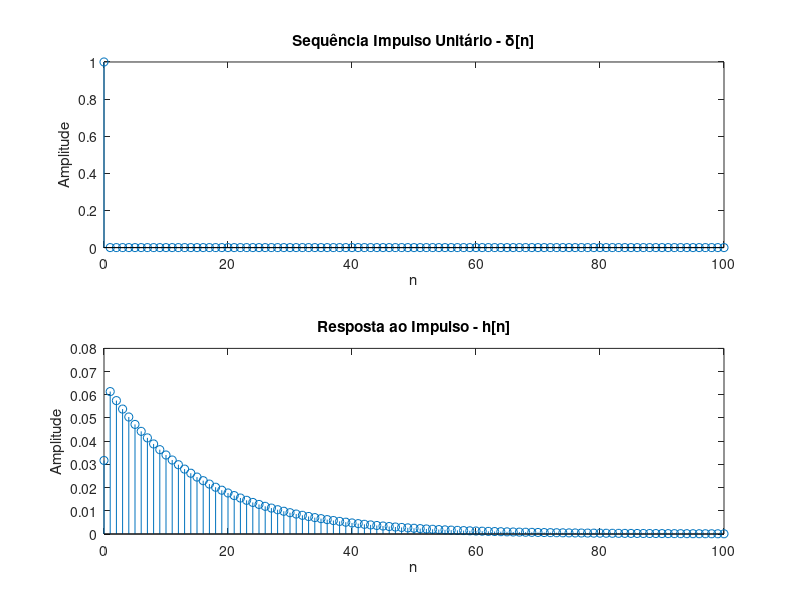

MATLAB code to generate this figure:
clear all;
close all;
clc;

n=0:100;            %Amostras a serem calculadas
N=length(n);        %Tamanho do vetor N
y=zeros(1,N);       %Inicialização do vetor y
x=[1 zeros(1,N-1)]; %Sequência impulso unitário

%Implemente o código aqui
%Considere como entrada o vetor x declarado acima
%A resposta ao impulso deve estar alocada no vetor y para ser
%usado nos gráficos abaixo

% Questão 2 - Equação da saída
a=0.9366; %Constantes utilizadas na equação
b=0.0317;

for k = 1:N 
    if k == 1 % if usado para o primeiro caso na qual k-1 daria erro, visto que no matlab a posição 0 não existe
        y(k) = a*0 + b*x(k) + b*0;
    else %caso contrário ele executa a equação normal dada na questão
        y(k) = a*y(k-1) + b*x(k) + b*x(k-1);
    end
end


%%%%%%%%%%%%%%%%%%%%%%%%%%%%%%%%%%%%%%%%%%%%%%%%%%%%%%%%%%%%%%%%%%%%%%%
%Gráficos e verificação
figure;
subplot(2,1,1);
stem(n,x);
xlabel('n');
ylabel('Amplitude');
title('Sequência Impulso Unitário - \delta[n]');

subplot(2,1,2);
stem(n,y);
xlabel('n');
ylabel('Amplitude');
title('Resposta ao Impulso - h[n]');
